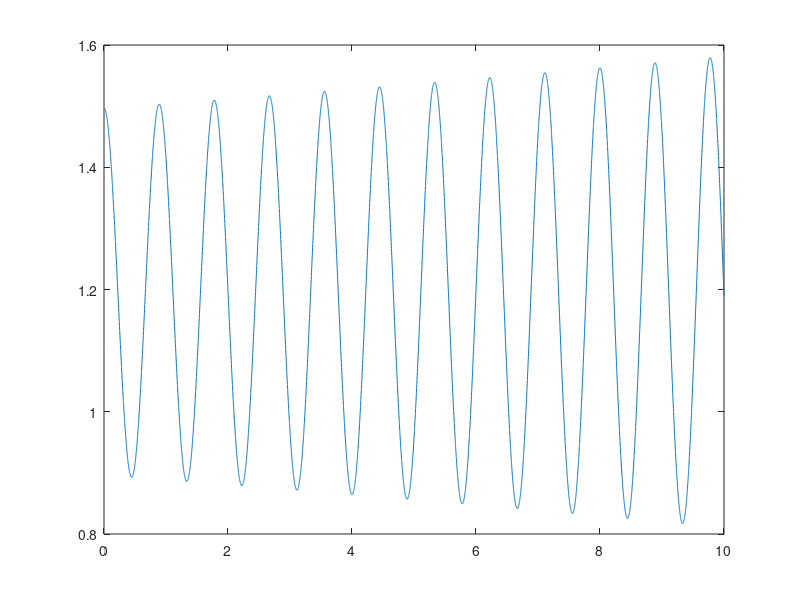

Write MATLAB code to recreate this figure.
% Matt Bass
%
% mnbass21_cs346_lab1.m
% CS346 -- Computational Modeling and Simulation
% Spring, 2021



%%%%%%%%%%%%%%%%%%%%%%%%%%%%%%%%%%%%%%%%%%%%%%%%%%%%%%%%%%%%%%%%%%%%%%%%%%
% READ ME:
 
% (ABOUT SCRIPT)
% This script is to run a Predator-Prey Model for where both the 

    
    
%(HOW TO RUN):

    
% These variables the basic running of the finite differential equations
% simulation
simLength = 10; %(int) This is the number of months to tun the sim
dt = 0.001; %(float) Time step of the sim in units of months 
numIterations = simLength/dt; %how many steps are in the simulation
velocity = 0;
mass = 0.2;
acceleration_due_to_gravity = 9.81;
weight = mass * acceleration_due_to_gravity;
spring_constant = 10;
unweighted_length = 1;
weight_displacement = weight / spring_constant;
displacement = 0.3;
length = unweighted_length + weight_displacement + displacement;

restoring_spring_force = -spring_constant * (length - unweighted_length);
total_force = weight + restoring_spring_force;
acceleration = total_force / mass;

dv = acceleration;
dL = velocity;


t = 0; % starting time is 0

% initilize lists to hold populations to plot and the time at each step
tArray = ones(1,numIterations)*t;
velocityArray = ones(1,numIterations)*velocity;
lengthArray = ones(1,numIterations)*length;

% simulation loop
for i = 2:numIterations
    t = i * dt;
    velocity = velocity + dv * dt;
    length = length + dL * dt;
    restoring_spring_force = -spring_constant * (length - unweighted_length);
    total_force = weight + restoring_spring_force;
    acceleration = total_force / mass;
    dL = velocity;
    dv = acceleration;
    %assign to arrays
    tArray(i) = t;
    velocityArray(i) = velocity;
    lengthArray(i) = length;
end
figure
plot(tArray,lengthArray)

% See write up for more
 
    
% Change the variables above in the simulation for different results 
% Then run the script with the run button in MatLab
%%%%%%%%%%%%%%%%%%%%%%%%%%%%%%%%%%%%%%%%%%%%%%%%%%%%%%%%%%%%%%%%%


